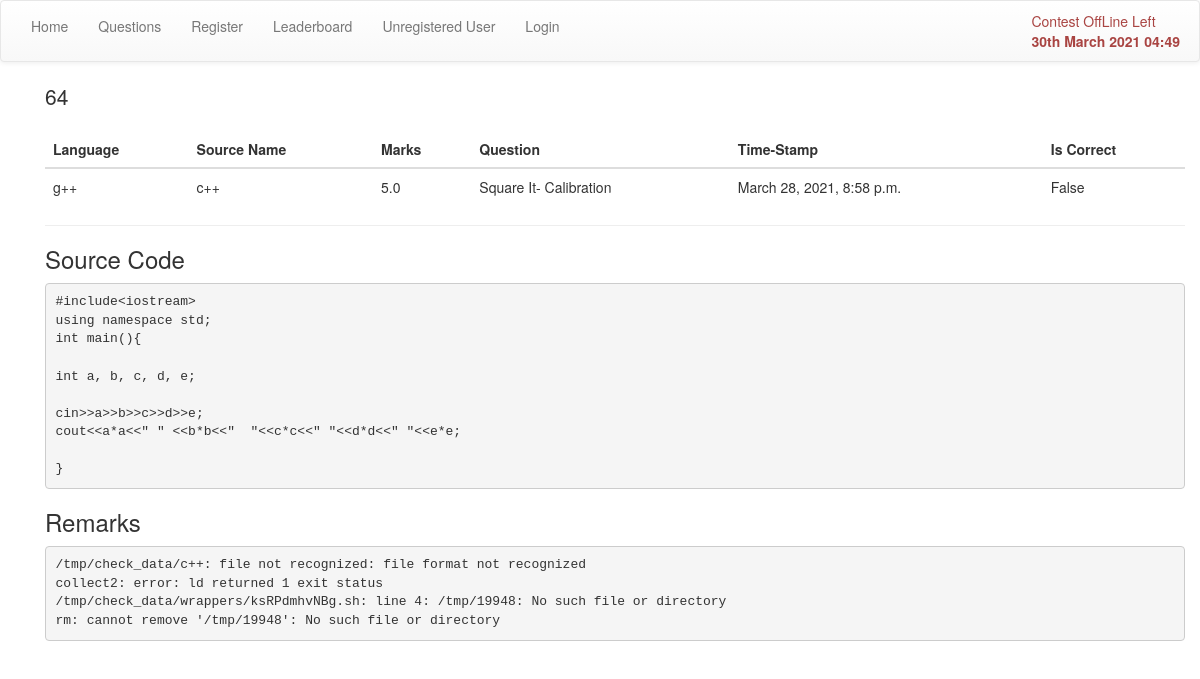
Page /question/attempt/64/ on the committed database.
### question/models.py (models this page shows, shortened)
class Attempt(models.Model):
    player = models.ForeignKey('Profile', related_name='player', on_delete=models.CASCADE)
    question = models.ForeignKey('Question', related_name='question', on_delete=models.CASCADE)
    language = models.ForeignKey('Language', related_name='language', on_delete=models.CASCADE)
    source = models.TextField(null=True)
    source_name = models.CharField(max_length=30,
                                   help_text='Name of source code file',
                                   null=True)
    correct = models.BooleanField(null = True)
    stamp = models.DateTimeField(auto_now_add=True)
    marks = models.FloatField()
    remarks = models.TextField()  # Remarks from the check server go there
    def is_correct(self):
        if self.correct is not None:
            return self.correct

class Language(models.Model):
    def __str__(self):
        return self.name
    name = models.CharField(max_length=100)
    details = models.TextField()
    wrapper = models.FileField(upload_to='wrappers')
    overwrite = models.BooleanField(default=False,
                                    help_text='overwrite required\
                                    for storing the source code')

class Question(models.Model):
    qno = models.IntegerField()
    title = models.CharField(max_length=50)
    text = HTMLField()
    practice = models.BooleanField(default=False)
    score   = models.IntegerField()
    def __str__(self):
        return self.title

### question/views.py (the view)
# urls.py: url(r'^attempt/(?P<att>\d+)/$', attempt, name='attempt'),
def attempt(request, att):
    data, att = {}, int(att)
    template = 'question/attempt.html'
    attempt = get_object_or_404(models.Attempt, pk=att)
    data['attempt'] = attempt
    attempt.is_correct()
    return render(request, template, data)

### contest/context_processors.py (called while the page is built)
def contest_time(request):
    context = {}
    now = timezone.now()
    contest = models.ContestControl.objects.first()
    if contest is None:
        temp = models.ContestControl()
        temp.save()
    contest = models.ContestControl.objects.first()
    if now < contest.start:
        time = contest.start
    elif contest.start <= now <= contest.end:
        time = contest.end
    else:
        time = None
    context['contest_time'] = time
    context['contest_on'] = is_contest_on()
    context['contest_phase'] = contest_phase()
    return context

### contest/functions.py (called while the page is built)
def is_contest_on():
    contest = ContestControl.objects.first()
    now = timezone.now()
    if contest.start <= now <= contest.end:
        return True
    return False

def contest_phase():
    now = timezone.now()
    contest = ContestControl.objects.first()
    if now < contest.start:
        return 'before'
    elif contest.start <= now <= contest.end:
        return 'during'
    elif contest.end < now:
        return 'after'

### question/templates/question/attempt.html (shortened to what this page needs)
{%extends 'base.html'%}
{%block body%}
    <div class='container text-left'>
        <p class='lead'>{{attempt.pk}}</p>
        <div class='table-responsive'>
            <table class='table table-hover'>
                <thead><tr>
                    <th>Language</th>
                    <th>Source Name</th>
                    <th>Marks</th>
                    <th>Question</th>
                    <th>Time-Stamp</th>
                    <th>Is Correct</th>
                </tr></thead>
                <tbody>
                        <tr>
                            <td>{{attempt.language}}</td>
                            <td>{{attempt.source_name}}</td>
                            <td>{{attempt.marks}}</td>
                            <td>{{attempt.question}}</td>
                            <td>{{attempt.stamp}}</td>
                            <td>{{attempt.correct}}</td>
                        </tr>
                </tbody>
            </table>
            <hr>
            <h3>Source Code</h3>
            <pre>{{attempt.source}}</pre>
            <h3>Remarks</h3>
            <pre>{{attempt.remarks}}</pre>
        </div>
        </div>
    </div>
{%endblock%}

### rows in the picture
Attempt: pk "64", language "g++", source_name "c++", marks "5.0", question "Square It- Calibration", stamp "March 28, 2021, 8:58 p.m.", correct "False", source "#include<iostream> using namespace std; int main(){ int a, b, c, d, e; cin>>a>>b>>c>>d>>e; cout<<a*a<<\" \" <<b*b<<\" \"<<c*c<<\" \"<<d*d<<\" \"<<e*e; }", remarks "/tmp/check_data/c++: file not recognized: file format not recognized collect2: error: ld returned 1 exit status /tmp/check_data/wrappers/ksRPdmhvNBg.sh: line 4: /tmp/19948: No such file or directory rm: cannot remove '/tmp/19948': No such file or directory"
